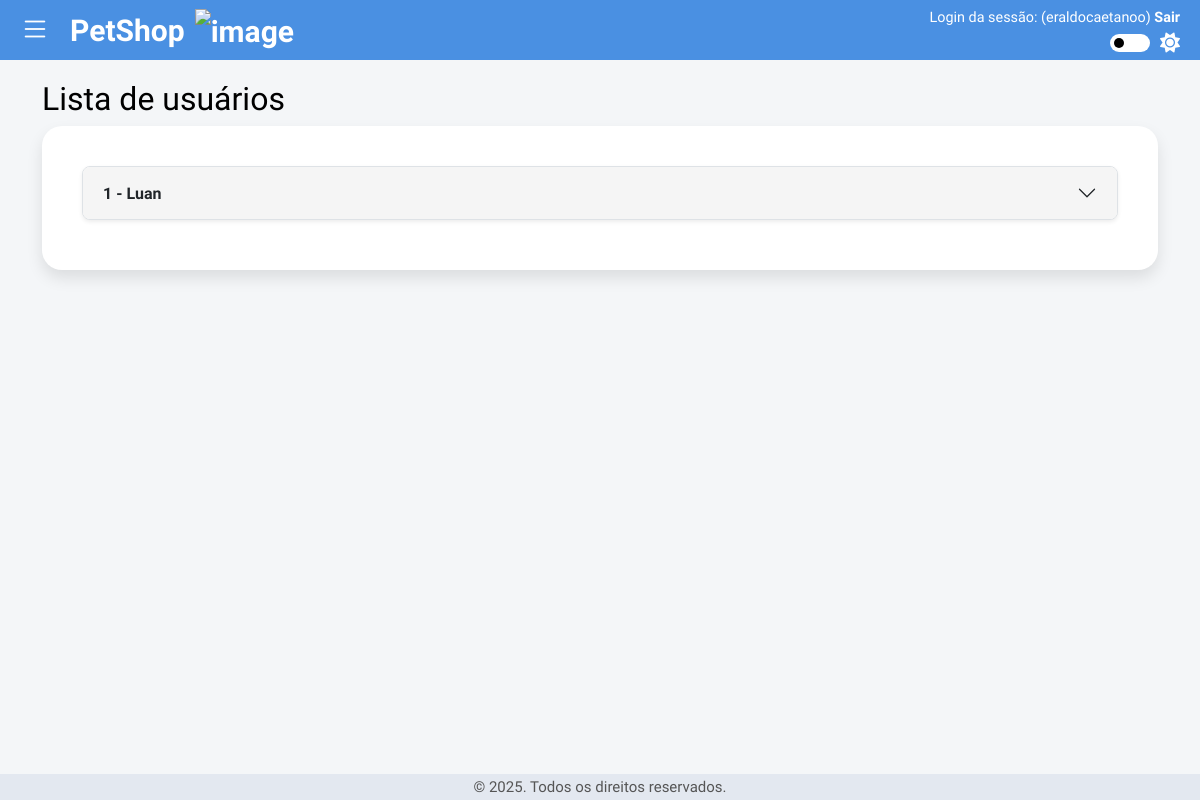
The page /master/usuarios/list (signed in) on the database as committed earlier.
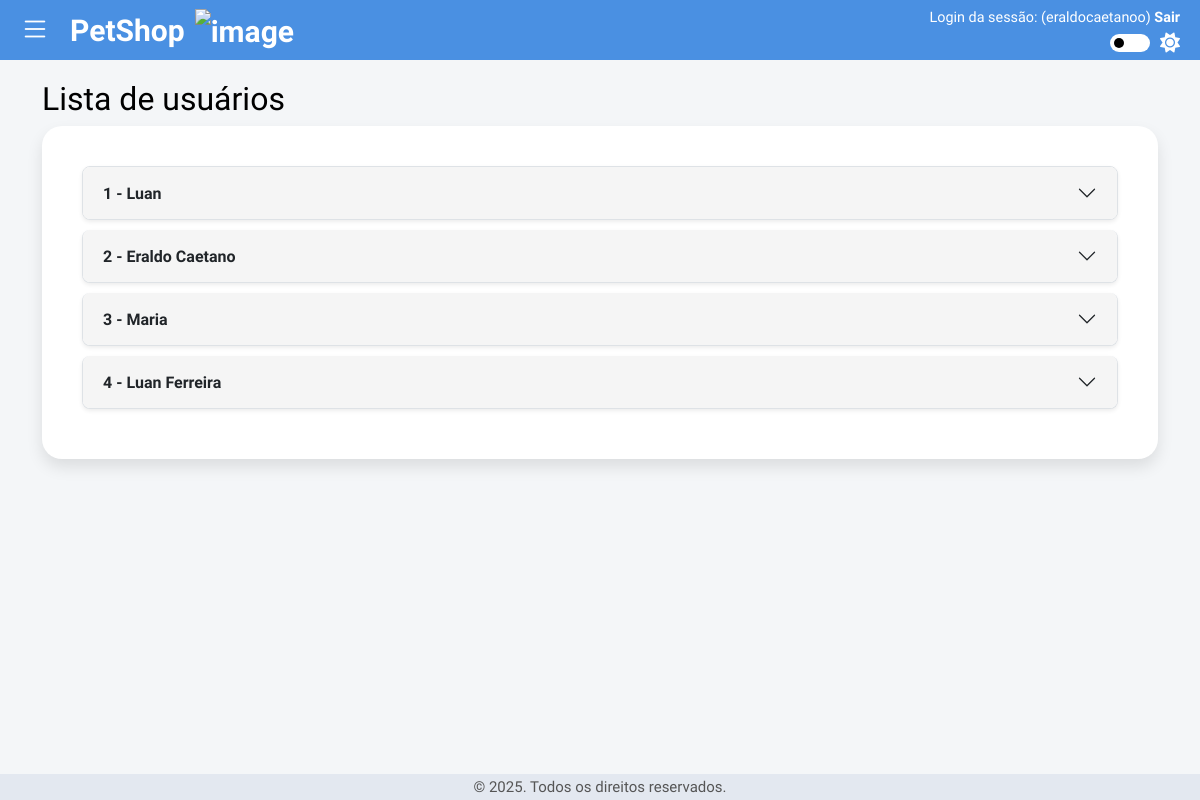
The same page on the database as committed later.
### models/models.py (models this page shows)
class Usuario(UserMixin, db.Model):
    __tablename__ = 'usuario'
    id = db.Column(db.Integer, primary_key=True)
    nome = db.Column(db.String(100), nullable=False)
    email = db.Column(db.String(100), nullable=False)
    telefone = db.Column(db.String(20), nullable=False)
    login = db.Column(db.String(30), unique=True, nullable=False)
    senha = db.Column(db.String(), nullable=False)

### controllers/master_controller.py (the view)
@master_bp.route('/master/usuarios/list')
@login_required
@tipo_usuario_requerido('master')
def listar_usuarios():
    return renderizar_lista_usuarios()

### controllers/login_controller.py (called while the page is built)
@login_manager.user_loader
def user_loader(user_id):
    tipo = session.get('tipo_usuario')
    if tipo == 'master':
        return Master.query.get(int(user_id))
    elif tipo == 'usuario':
        return Usuario.query.get(int(user_id))
    return None

### controllers/utils/utils.py (called while the page is built)
def tipo_usuario_requerido(tipo):
    def wrapper(func):
        @wraps(func)
        def decorated_view(*args, **kwargs):
            if session.get('tipo_usuario') != tipo:
                abort(403)  # Proibido
            return func(*args, **kwargs)
        return decorated_view
    return wrapper

def renderizar_lista_usuarios():
    usuarios = Usuario.query.all()
    return render_template('master/listar_usuarios.html', usuarios=usuarios)

### templates/master/listar_usuarios.html (shortened to what this page needs)
<!DOCTYPE html>
<html lang="pt-BR">
<head>
    <link href="https://cdn.jsdelivr.net/npm/bootstrap@5.3.3/dist/css/bootstrap.min.css" rel="stylesheet"
>
    <link rel="stylesheet" href="https://cdn.jsdelivr.net/npm/bootstrap-icons@1.10.5/font/bootstrap-icons.css" />
    <link rel="stylesheet" href="https://cdnjs.cloudflare.com/ajax/libs/font-awesome/6.5.0/css/all.min.css">
    <link rel="stylesheet" href="../../static/styles.css">
</head>
<body>
    <header class="fixed-top" id="Header">
        <div id="container2">
            <div class="dropdown" id="menuDropdown" tabindex="0" role="button" aria-haspopup="true"
                aria-expanded="false">
                <div class="text-white" id="menuToggle" role="button">
                    <i class="bi bi-list"></i>
                </div>
            </div>
            <div class="titulo">PetShop</div>
            <div><img class="imgPetHouse" src="../../static/images/pet-house.png" alt="image"></div>
        </div>
        <div class="usuarioSessao">
            <div>
                Login da sessão: ({{current_user.login}}) <a href="#" class="sair"
                    onclick="document.getElementById('logout-form').submit();" data-bs-toggle="tooltip"
                    title="Logout da sessão">Sair</a>
            </div>
            <div class="theme-toggle">
                <label class="switch" data-bs-toggle="tooltip" title="Alternar tema claro/escuro">
                    <span class="slider round"></span>
                </label>
                <i id="themeIcon" class="fas fa-sun theme-icon"></i>
            </div>
        </div>
    </header>
    <main class="container paddingBottom50px">
        <h2>Lista de usuários</h2>
        <div class="container-box text-center" id="opcoes">
            <div class="accordion rounded-3" id="accordionUsuarios">
                {% for usuario in usuarios %}
                <div class="accordion-item rounded-3 shadow-sm">
                    <h2 class="accordion-header" id="heading{{ loop.index }}">
                        <button class="accordion-button collapsed" type="button" data-bs-toggle="collapse"
                            data-bs-target="#collapse{{ loop.index }}" aria-expanded="false"
                            aria-controls="collapse{{ loop.index }}">
                            <strong>{{ loop.index }} - {{ usuario.nome }}</strong>
                        </button>
                    </h2>
                </div>
                {% endfor %}
            </div>
        </div>
        <div class="footer">
            &copy; 2025. Todos os direitos reservados.
        </div>
    </main>
</body>
</html>

Rows that differ between the two databases and show on the page:
added Usuario: nome "Eraldo Caetano"
added Usuario: nome "Maria"
added Usuario: nome "Luan Ferreira"
